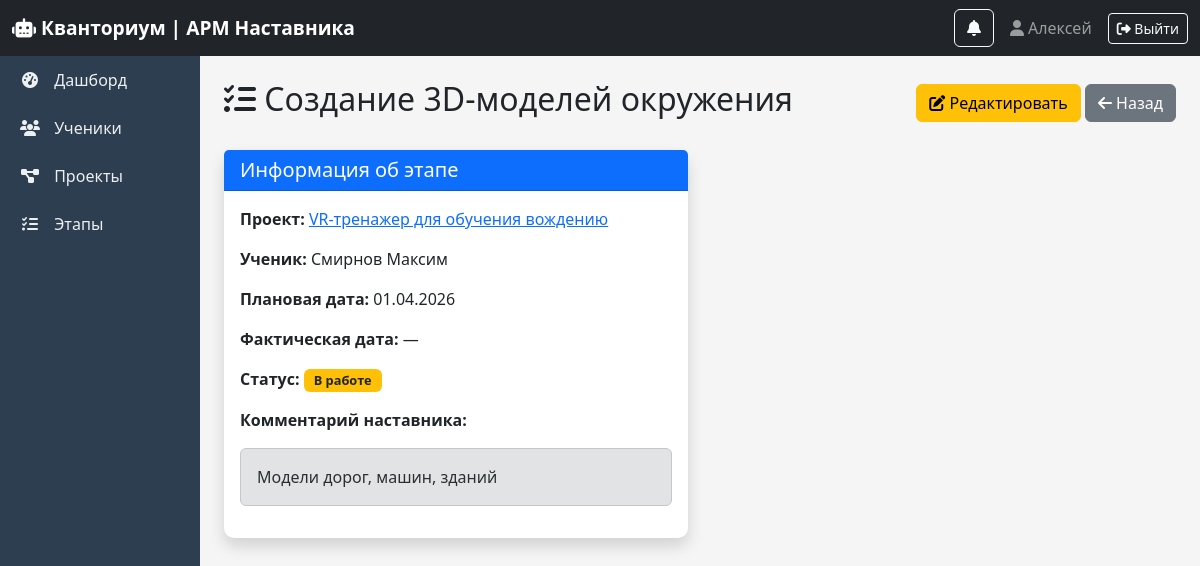
The app's page /stages/6/ (signed in) with its own data.
### core/models.py (models this page shows, shortened)
class ProjectStage(models.Model):
    project = models.ForeignKey(Project, on_delete=models.CASCADE, verbose_name="Проект")
    stage_name = models.CharField(max_length=100, verbose_name="Название этапа")
    planned_date = models.DateField(verbose_name="Плановая дата")
    actual_date = models.DateField(null=True, blank=True, verbose_name="Фактическая дата")
    is_completed = models.BooleanField(default=False, verbose_name="Выполнен")
    comment = models.TextField(blank=True, verbose_name="Комментарий наставника")
    class Meta:
        verbose_name = "Этап проекта"
        verbose_name_plural = "Этапы проектов"
        ordering = ['planned_date']  # Сортировка по дате

class Project(models.Model):
    STATUS_CHOICES = [
        ('idea', 'Идея'),
        ('development', 'В разработке'),
        ('review', 'На проверке'),
        ('completed', 'Завершен'),
        ('defended', 'Защищен'),
    ]
    name = models.CharField(max_length=200, verbose_name="Название проекта")
    description = models.TextField(verbose_name="Описание")
    student = models.ForeignKey(Student, on_delete=models.CASCADE, verbose_name="Обучающийся")
    status = models.CharField(max_length=20, choices=STATUS_CHOICES, default='idea', verbose_name="Статус")
    created_at = models.DateTimeField(auto_now_add=True, verbose_name="Дата создания")
    updated_at = models.DateTimeField(auto_now=True, verbose_name="Дата обновления")
    class Meta:
        verbose_name = "Проект"
        verbose_name_plural = "Проекты"

class Student(models.Model):
    last_name = models.CharField(max_length=50, verbose_name="Фамилия")
    first_name = models.CharField(max_length=50, verbose_name="Имя")
    middle_name = models.CharField(max_length=50, blank=True, verbose_name="Отчество")
    group_name = models.CharField(max_length=50, verbose_name="Направление")  # группа
    mentor = models.ForeignKey(Mentor, on_delete=models.SET_NULL, null=True, verbose_name="Наставник")
    enrollment_date = models.DateField(verbose_name="Дата поступления")
    class Meta:
        verbose_name = "Обучающийся"
        verbose_name_plural = "Обучающиеся"

### core/views.py (the view)
# urls.py: path('stages/<int:pk>/', views.stage_detail, name='stage_detail'),
@login_required
def stage_detail(request, pk):
    stage = get_object_or_404(ProjectStage, pk=pk)
    can_edit = user_can_edit(request)
    return render(request, 'core/stage_detail.html', {'stage': stage, 'can_edit': can_edit})

### core/views.py (called while the page is built)
def get_user_mentor(request):
    if not request.user.is_authenticated:
        return None
    try:
        return request.user.mentor
    except:
        return None

def user_can_edit(request):
    if request.user.is_superuser:
        return True
    if request.user.username == 'metodist':
        return False
    return True

### core/templates/core/stage_detail.html
{% extends 'core/base.html' %}
{% block content %}
<div class="d-flex justify-content-between align-items-center mb-4">
    <h2><i class="fas fa-list-check"></i> {{ stage.stage_name }}</h2>
    <div>
        <a href="{% url 'stage_edit' stage.id %}" class="btn btn-warning">
            <i class="fas fa-edit"></i> Редактировать
        </a>
        <a href="{% url 'stage_list' %}" class="btn btn-secondary">
            <i class="fas fa-arrow-left"></i> Назад
        </a>
    </div>
</div>
<div class="row">
    <div class="col-md-6">
        <div class="card shadow">
            <div class="card-header bg-primary text-white">
                <h5 class="mb-0">Информация об этапе</h5>
            </div>
            <div class="card-body">
                <p><strong>Проект:</strong> <a href="{% url 'project_detail' stage.project.id %}">{{ stage.project.name }}</a></p>
                <p><strong>Ученик:</strong> {{ stage.project.student.last_name }} {{ stage.project.student.first_name }}</p>
                <p><strong>Плановая дата:</strong> {{ stage.planned_date|date:"d.m.Y" }}</p>
                <p><strong>Фактическая дата:</strong> {{ stage.actual_date|date:"d.m.Y"|default:"—" }}</p>
                <p>
                    <strong>Статус:</strong>
                    {% if stage.is_completed %}
                        <span class="badge bg-success">Выполнен</span>
                    {% else %}
                        <span class="badge bg-warning text-dark">В работе</span>
                    {% endif %}
                </p>
                <p><strong>Комментарий наставника:</strong></p>
                <div class="alert alert-secondary">
                    {{ stage.comment|default:"Нет комментария" }}
                </div>
            </div>
        </div>
    </div>
</div>
{% endblock %}

### core/templates/core/base.html (shortened to what this page needs)
<!DOCTYPE html>
<html lang="ru">
<head>
    <link href="https://cdn.jsdelivr.net/npm/bootstrap@5.3.0/dist/css/bootstrap.min.css" rel="stylesheet">
    <link rel="stylesheet" href="https://cdnjs.cloudflare.com/ajax/libs/font-awesome/6.4.0/css/all.min.css">
</head>
<body>
    <nav class="navbar navbar-dark bg-dark">
        <div class="container-fluid">
            <a class="navbar-brand" href="{% url 'dashboard' %}"><i class="fas fa-robot"></i> Кванториум | АРМ Наставника</a>
            <div class="d-flex align-items-center">
                <div class="dropdown me-3">
                    <button type="button" class="btn btn-outline-light position-relative" data-bs-toggle="dropdown">
                        <i class="fas fa-bell"></i>
                    </button>
                </div>
                <span class="navbar-text me-3"><i class="fas fa-user"></i> {{ user.first_name|default:user.username }}</span>
                <a href="{% url 'logout' %}" class="btn btn-outline-light btn-sm"><i class="fas fa-sign-out-alt"></i> Выйти</a>
            </div>
        </div>
    </nav>
    <div class="container-fluid">
        <div class="row">
            <div class="col-12 col-md-2 p-0 sidebar">
                <div class="nav flex-column flex-md-column flex-row flex-wrap">
                    <a class="nav-link" href="{% url 'dashboard' %}"><i class="fas fa-tachometer-alt"></i> Дашборд</a>
                    <a class="nav-link" href="{% url 'student_list' %}"><i class="fas fa-users"></i> Ученики</a>
                    <a class="nav-link" href="{% url 'project_list' %}"><i class="fas fa-project-diagram"></i> Проекты</a>
                    <a class="nav-link" href="{% url 'stage_list' %}"><i class="fas fa-tasks"></i> Этапы</a>
                </div>
            </div>
            <div class="col-12 col-md-10 p-4 main-content">{% block content %}{% endblock %}</div>
        </div>
    </div>
</body>
</html>

### core/templates/core/base.html (style rules this page uses)
* { margin: 0; padding: 0; box-sizing: border-box; }
body { background-color: #f5f5f5; font-family: 'Segoe UI', Tahoma, Geneva, Verdana, sans-serif; }
.navbar-brand { font-weight: bold; font-size: 1.2rem; }
.sidebar { min-height: calc(100vh - 56px); background-color: #2c3e50; transition: all 0.3s ease; }
.sidebar .nav-link { color: #ecf0f1; padding: 12px 20px; transition: all 0.3s ease; white-space: nowrap; }
.sidebar .nav-link i { margin-right: 10px; width: 20px; text-align: center; }
.main-content { min-height: calc(100vh - 56px); background-color: #f5f5f5; }
.card { border: none; border-radius: 10px; }
.card.shadow { box-shadow: 0 5px 15px rgba(0,0,0,0.08); }
.badge { font-size: 0.8rem; padding: 5px 10px; }

### records on screen
ProjectStage: stage_name "Создание 3D-моделей окружения", project.name "VR-тренажер для обучения вождению", project.student.last_name "Смирнов", project.student.first_name "Максим", planned_date "01.04.2026", actual_date "—", comment "Модели дорог, машин, зданий"

### other values on screen
{{ user.first_name|default:user.username }} "Алексей"
